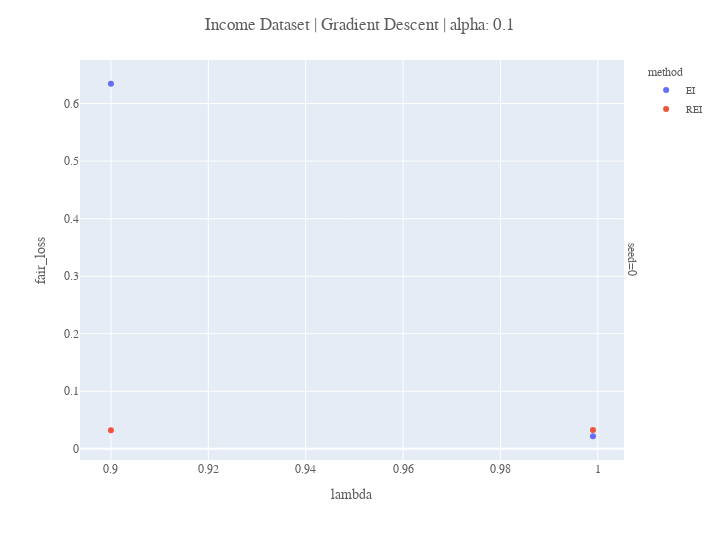

Source (notebook cell):
### Code cell
fig = px.scatter(df_results[(df_results['alpha']>0)].sort_values(['method', 'lambda']), x='lambda', y='fair_loss', hover_data='lambda', color='method', facet_row='seed', color_continuous_scale=['lightblue', 'blue', 'purple', 'orange', 'red'])

fig.update_layout(
    title_text = f'{dataset.name.capitalize()} Dataset | Gradient Descent | alpha: {params["alpha"][0]}', 
    # template='plotly_dark',
    **default_layout())
fig.show()

### Figure 1 — Plotly figure (JSON) as saved in the notebook; plotly's stock layout.template omitted (floating-point values rounded to 4 significant figures)
{"data": [{"hovertemplate": "method=EI<br>seed=0<br>lambda=%{x}<br>fair_loss=%{y}<extra></extra>", "legendgroup": "EI", "marker": {"color": "#636efa", "symbol": "circle"}, "mode": "markers", "name": "EI", "orientation": "v", "showlegend": true, "type": "scatter", "x": [0.9, 0.999], "xaxis": "x", "y": [0.6344, 0.02184], "yaxis": "y"}, {"hovertemplate": "method=REI<br>seed=0<br>lambda=%{x}<br>fair_loss=%{y}<extra></extra>", "legendgroup": "REI", "marker": {"color": "#EF553B", "symbol": "circle"}, "mode": "markers", "name": "REI", "orientation": "v", "showlegend": true, "type": "scatter", "x": [0.9, 0.999], "xaxis": "x", "y": [0.03246, 0.03287], "yaxis": "y"}], "layout": {"annotations": [{"font": {}, "showarrow": false, "text": "seed=0", "textangle": 90, "x": 0.98, "xanchor": "left", "xref": "paper", "y": 0.5, "yanchor": "middle", "yref": "paper"}], "font": {"color": "#5d5d5d", "family": "Iosevka"}, "height": 540, "legend": {"font": {"size": 10}, "title": {"text": "method"}, "tracegroupgap": 0}, "margin": {"t": 60}, "title": {"font": {"size": 17}, "text": "Income Dataset | Gradient Descent | alpha: 0.1", "x": 0.5}, "width": 720, "xaxis": {"anchor": "y", "domain": [0, 0.98], "title": {"text": "lambda"}}, "yaxis": {"anchor": "x", "domain": [0, 1], "title": {"text": "fair_loss"}}}}
